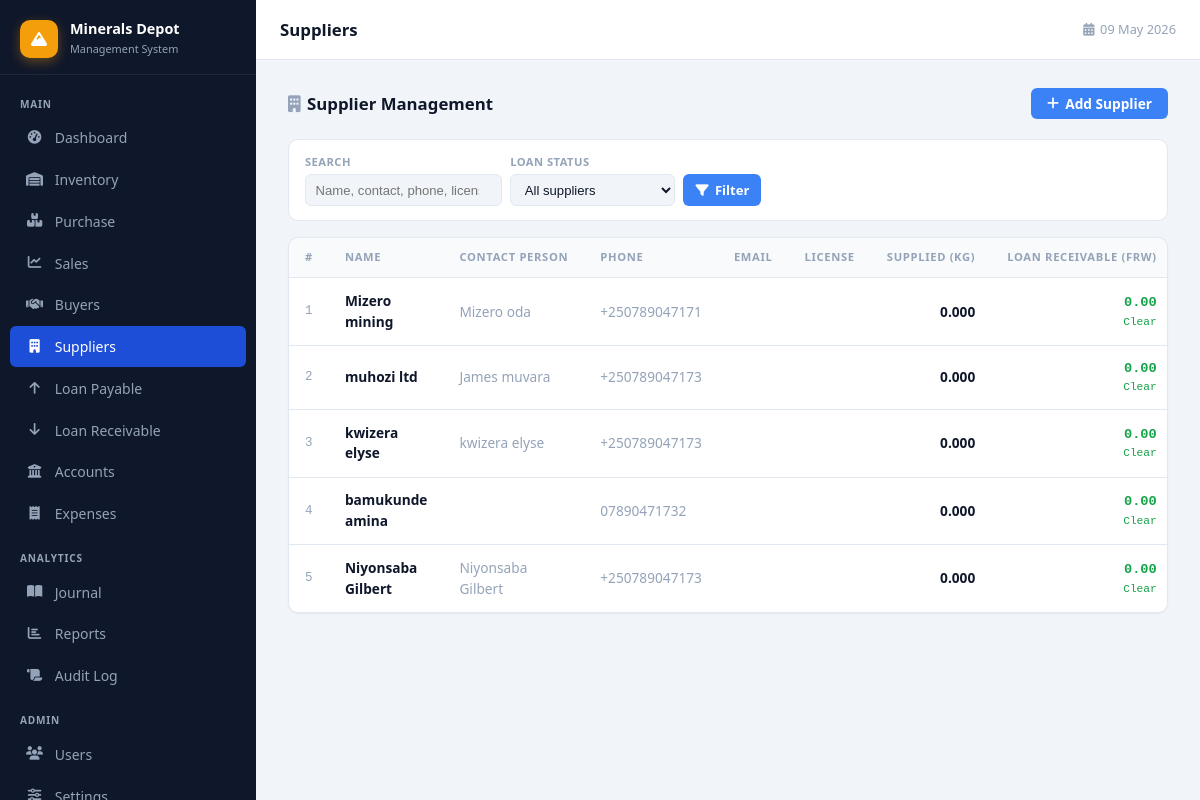
Page /suppliers.php (signed in) on the committed database.
### tables this page shows
CREATE TABLE `suppliers` (
  `id` int(11) NOT NULL,
  `supplier_code` varchar(50) NOT NULL,
  `name` varchar(100) NOT NULL,
  `contact_person` varchar(100) DEFAULT NULL,
  `phone` varchar(20) DEFAULT NULL,
  `email` varchar(100) DEFAULT NULL,
  `license_number` varchar(100) DEFAULT NULL,
  `address` text DEFAULT NULL,
  `created_at` timestamp NOT NULL DEFAULT current_timestamp()
);

### suppliers.php (the view, shortened to what this page needs)
<?php
require_once 'config/database.php';
$filters = [
    'search'      => trim($_GET['search']      ?? ''),
    'loan_status' => $_GET['loan_status']      ?? '',
];
$where = []; $params = [];
$where_sql = $where ? 'WHERE '.implode(' AND ',$where) : '';
$loan_having = '';
$stmt = $pdo->prepare("
    SELECT s.*,
           COALESCE(SUM(b.quantity),0) AS total_supplied,
           COALESCE((SELECT SUM(CASE WHEN type='loan' AND is_deferred=0 THEN amount WHEN type='repayment' THEN -amount ELSE 0 END)
                     FROM supplier_loans WHERE supplier_id=s.id),0) AS loan_balance,
           COALESCE((SELECT SUM(CASE WHEN type='loan' AND is_deferred=1 THEN amount
                                        WHEN type='repayment' AND is_deferred=1 THEN -amount
                                        ELSE 0 END)
                     FROM supplier_loans WHERE supplier_id=s.id),0) AS deferred_balance
    FROM suppliers s
    LEFT JOIN batches b ON b.supplier_id = s.id
    $where_sql
    GROUP BY s.id
    $loan_having
    ORDER BY s.created_at DESC
");
$stmt->execute($params);
$suppliers = $stmt->fetchAll();
include 'includes/header.php';
?>
<div class="page-header">
    <h2><i class="fas fa-building" style="margin-right:.4rem;color:var(--text-muted)"></i>Supplier Management</h2>
    <button class="btn btn-primary" onclick="togglePanel()">
        <i class="fas fa-plus"></i> Add Supplier
    </button>
</div>
<form method="GET" action="suppliers.php" class="filter-bar">
    <div class="filter-group">
        <label>Search</label>
        <input type="search" name="search" placeholder="Name, contact, phone, license…"
               value="<?= htmlspecialchars($filters['search']) ?>">
    </div>
    <div class="filter-group">
        <label>Loan Status</label>
        <select name="loan_status">
            <option value="">All suppliers</option>
        </select>
    </div>
    <div class="filter-actions">
        <button type="submit" class="btn btn-primary" style="height:2rem;padding:0 .75rem;font-size:.82rem">
            <i class="fas fa-filter"></i> Filter
        </button>
    </div>
</form>
<div class="table-wrap">
    <table>
        <thead>
            <tr>
                <th>#</th>
                <th>Name</th>
                <th>Contact Person</th>
                <th>Phone</th>
                <th>Email</th>
                <th>License</th>
                <th style="text-align:right">Supplied (kg)</th>
                <th style="text-align:right">Loan Receivable (FRW)</th>
            </tr>
        </thead>
        <tbody id="sup-tbody">
        <?php
        $i=0;
        foreach($suppliers as $sup):
            $lb    = (float)$sup['loan_balance'];
            $lbPos = $lb > 0;
            $lbClr = $lbPos ? '#dc2626' : '#16a34a';
        ?>
        <tr id="sup-row-<?= $sup['id'] ?>">
            <td class="font-mono text-muted" style="font-size:.78rem"><?= ++$i ?></td>
            <td class="fw-600"><?= htmlspecialchars($sup['name']) ?></td>
            <td class="text-muted"><?= htmlspecialchars($sup['contact_person'] ?? '') ?></td>
            <td class="text-muted"><?= htmlspecialchars($sup['phone'] ?? '') ?></td>
            <td class="text-muted" style="font-size:.82rem"><?= htmlspecialchars($sup['email'] ?? '') ?></td>
            <td class="font-mono text-muted" style="font-size:.78rem"><?= htmlspecialchars($sup['license_number'] ?? '') ?></td>
            <td style="text-align:right" class="fw-600"><?= number_format($sup['total_supplied'], 3) ?></td>
            <td style="text-align:right;font-family:monospace;font-weight:700;color:<?= $lbClr ?>">
                <?= number_format(abs($lb), 2) ?>
                <div style="font-size:.7rem;font-weight:400;color:<?= $lbClr ?>"><?= $lbPos ? 'Owes us' : 'Clear' ?></div>
            </td>
        </tr>
        <?php endforeach; ?>
        </tbody>
    </table>
</div>
<?php include 'includes/footer.php'; ?>

### css/style.css (style rules this page uses)
:root { --sidebar-w: 256px; --topbar-h: 60px; --sidebar-bg: #0f172a; --sidebar-text: #94a3b8; --sidebar-hover: rgba(255,255,255,.07); --sidebar-active: #1d4ed8; --accent: #f59e0b; --primary: #3b82f6; --primary-dark: #1d4ed8; --success: #10b981; --danger: #ef4444; --warning: #f59e0b; --bg: #f1f5f9; --surface: #ffffff; --border: #e2e8f0; --text: #0f172a; --text-sec: #475569; --text-muted: #94a3b8; --shadow-sm: 0 1px 2px rgba(0,0,0,.05); --shadow: 0 1px 3px rgba(0,0,0,.10),0 1px 2px rgba(0,0,0,.06); --shadow-md: 0 4px 6px -1px rgba(0,0,0,.10),0 2px 4px -1px rgba(0,0,0,.06); --shadow-lg: 0 10px 25px -3px rgba(0,0,0,.15); --r-sm: 6px; --r: 10px; --r-lg: 16px; }
*,*::before,*::after { margin:0; padding:0; box-sizing:border-box; }
body { font-family:'Segoe UI',system-ui,-apple-system,sans-serif; background:var(--bg); color:var(--text); line-height:1.5; font-size:14px; }
.page-header { display:flex; align-items:center; justify-content:space-between; margin-bottom:1.25rem; flex-wrap:wrap; gap:.75rem; }
.page-header h2 { font-size:1.05rem; font-weight:700; }
.table-wrap { overflow-x:auto; border-radius:var(--r); border:1px solid var(--border); box-shadow:var(--shadow-sm); }
table { width:100%; border-collapse:collapse; background:var(--surface); font-size:.855rem; }
thead th { background:#f8fafc; color:var(--text-muted); font-weight:600; font-size:.7rem; text-transform:uppercase; letter-spacing:.06em; padding:.7rem 1rem; text-align:left; border-bottom:1px solid var(--border); white-space:nowrap; }
tbody td { padding:.8rem 1rem; border-bottom:1px solid var(--border); vertical-align:middle; }
tbody tr:last-child td { border-bottom:none; }
.btn { display:inline-flex; align-items:center; gap:.4rem; padding:.55rem 1rem; border:none; border-radius:var(--r-sm); font-size:.855rem; font-weight:600; cursor:pointer; transition:background .15s,opacity .15s,transform .1s; text-decoration:none; white-space:nowrap; font-family:inherit; line-height:1; }
.btn-primary { background:var(--primary); color:#fff; }
.filter-bar { display:flex; gap:.5rem; flex-wrap:wrap; align-items:flex-end; padding:.875rem 1rem; background:var(--surface); border:1px solid var(--border); border-radius:var(--r); margin-bottom:1rem; }
.filter-group { display:flex; flex-direction:column; gap:.2rem; }
.filter-group label { font-size:.7rem; color:var(--text-muted); font-weight:600; text-transform:uppercase; letter-spacing:.04em; }
.filter-group select, .filter-group input[type=text], .filter-group input[type=date], .filter-group input[type=search] { padding:.35rem .6rem; font-size:.82rem; border:1px solid var(--border); border-radius:var(--r-sm); background:var(--bg); color:var(--text); height:2rem; min-width:130px; }
.filter-group input[type=search] { min-width:180px; }
.filter-actions { display:flex; gap:.4rem; align-self:flex-end; }
.text-muted { color:var(--text-muted); }
.fw-600 { font-weight:600; }
.font-mono { font-family:'Consolas','Monaco',monospace; font-size:.85em; }

### rows in the picture
suppliers: name "Mizero mining", contact_person "Mizero oda", phone "+250789047171", total_supplied "0.000", lb "0.00"
suppliers: name "muhozi ltd", contact_person "James muvara", phone "+250789047173", total_supplied "0.000", lb "0.00"
suppliers: name "kwizera elyse", contact_person "kwizera elyse", phone "+250789047173", total_supplied "0.000", lb "0.00"
suppliers: name "bamukunde amina", phone "07890471732", total_supplied "0.000", lb "0.00"
suppliers: name "Niyonsaba Gilbert", contact_person "Niyonsaba Gilbert", phone "+250789047173", total_supplied "0.000", lb "0.00"

### other values in the picture
$page_title "Suppliers"
